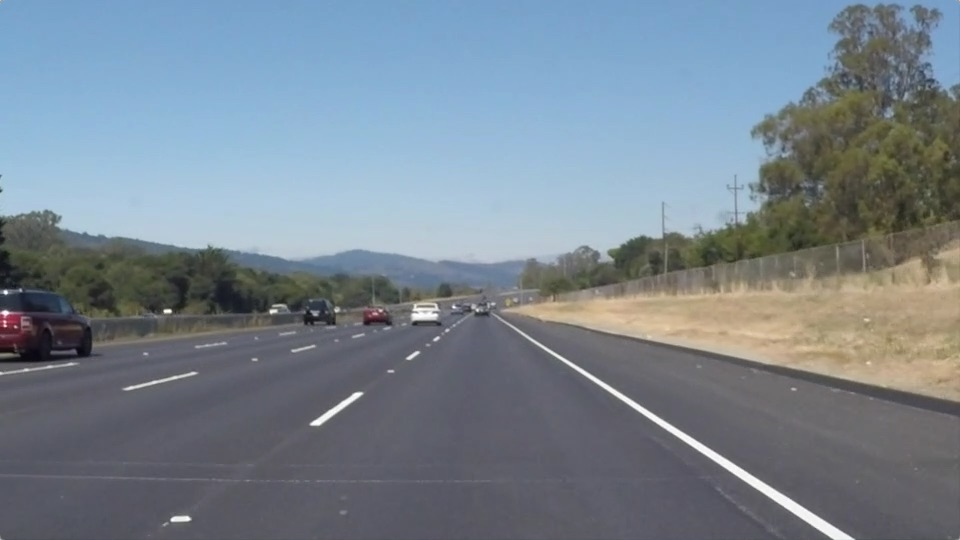
#> input picture P1-LaneLines/test_images/solidWhiteRight.jpg, 960 x 540 px
$ jupyter execute --allow-errors P1.ipynb   (shell and % lines are left out)
#> lines starting #> are read from the running program, lines starting #| are printed output that depends on the picture; after the words box and inside, x2 and y2 are one past the last pixel; in counts of white or black regions, pixels touching at a corner belong together
# Self-Driving Car Engineer Nanodegree

## Project: **Finding Lane Lines on the Road**
***
This jupyter notebook provides an interactive representation of the lane line detection pipeline applied to a series of individual images, and later applied to a video stream (really just a series of images). This notebook is meant to be interactive. For a more organized code implementation, commentary and writeup, see the [main repository](https://github.com/dcyoung/self-driving-car-ND-projects/tree/master/P1-LaneLines).

---

## Import Packages

[cell 1]
#importing some useful packages
import os
import matplotlib.pyplot as plt
import matplotlib.image as mpimg
import numpy as np
import cv2
from moviepy.editor import VideoFileClip
import math

## Read and Write an Image

[cell 2]
def read_image(filepath, bReadWithOpenCV=False):
    """ Reads an image from a file
    Args:
        The path to the image file
    Returns:
        image
    """
    if bReadWithOpenCV:
        return cv2.imread(filepath)
    return mpimg.imread(filepath)


def write_image(filepath, img, BGR=False):
    """ Writes an image to a file
    Args:
        filepath: Where to write the image
        img: The image to write
    """

    if BGR:
        rgb = cv2.cvtColor(img, cv2.COLOR_BGR2RGB)
        cv2.imwrite(filepath, rgb)
    else:
        cv2.imwrite(filepath, img)

#reading in an kimage
image = read_image('test_images/solidWhiteRight.jpg')
#> in read_image, returned value is the input picture: shape (540, 960, 3); mean R, G, B 120.3, 132.6, 143.7

#printing out some stats and plotting
print('This image is:', type(image), 'with dimensions:', image.shape)
#| This image is: <class 'numpy.ndarray'> with dimensions: (540, 960, 3)
plt.imshow(image)  # if you wanted to show a single color channel image called 'gray', for example, call as plt.imshow(gray, cmap='gray')

## Elementary Line Segments

The following class and helper methods provide operations related to elementary line segments.

[cell 3]
from sklearn.cluster import KMeans

class ESL:
    """ Elementary Line Segment """

    def __init__(self, x1, y1, x2, y2):
        """ Constructor """
        self.x1 = x1
        self.y1 = y1
        self.x2 = x2
        self.y2 = y2
        self.delta_x = self.x2 - self.x1
        if self.delta_x is 0:
            self.delta_x += np.finfo(float).eps
        self.delta_y = self.y2 - self.y1

    def get_slope(self):
        """ Computes the slope (m) from line equation y=mx+b """
        return self.delta_y / self.delta_x

    def get_bias(self):
        """ Computes the bias (b) from line equation y=mx+b """
        return self.y1 - self.get_slope() * self.x1

    def get_polar(self):
        """ Returns the polar representation of the line
        rho: closest distance from origin to the line.
        theta: angle away from horizontal
        """
        theta = math.atan2(self.delta_y, self.delta_x)
        rho = self.x1 * math.sin(theta) + self.y1 * math.cos(theta)
        return (rho, theta)


# [6 lines left out: function get_average_x, not called in this run]


def get_cluster_assignments(segments, num_clusters=2):
    """ Clusters the elementary line segments based on their polar form """
    num_segments = len(segments)
    polar_lines = np.empty((num_segments, 2))

    # Package the line's polar forms nicely in a 2d array
    for i, e in enumerate(segments):
        polar_lines[i, :] = e.get_polar()

    # Perform k-means clustering on the polar form with 2 clusters
    kmeans = KMeans(n_clusters=num_clusters, random_state=0).fit(polar_lines)
    return kmeans.labels_


def get_average_slope(segments):
    """ Averages the slope m (y = mx + b) among the segments """
    avg_slope = 0
    for e in segments:
        avg_slope += e.get_slope()
    return avg_slope / len(segments)


def get_average_bias(segments):
    """ Averages the bias b (y = mx + b) among the segments """
    avg_bias = 0
    for e in segments:
        avg_bias += e.get_bias()
    return avg_bias / len(segments)

## Helper Functions/Utils

Below are some general helper functions.

[cell 4]
# [6 lines left out: function blank_img, not called in this run]


def boolean_mask(img, mask):
    """ Applies the boolean mask to the image """
    masked = np.copy(img)
    if len(img.shape) is 2:
        masked[mask] = 0
    else:
        masked[mask] = [0, 0, 0]
    return masked


def color_threshold(img, rgb_min=[200, 200, 200], rgb_max=[255, 255, 255]):
    """ Returns an image thresholded by the color criteria """
    # Mask pixels below the threshold
    color_thresholds = (img[:, :, 0] < rgb_min[0]) | (img[:, :, 1] < rgb_min[1]) | (img[:, :, 2] < rgb_min[2]) | (
        img[:, :, 0] > rgb_max[0]) | (img[:, :, 1] > rgb_max[1]) | (img[:, :, 2] > rgb_max[2])
    return color_thresholds


def grayscale(img):
    """Applies the Grayscale transform
    This will return an image with only one color channel
    but NOTE: to see the returned image as grayscale
    (assuming your grayscaled image is called 'gray')
    you should call plt.imshow(gray, cmap='gray')"""
    return cv2.cvtColor(img, cv2.COLOR_RGB2GRAY)
    # Or use BGR2GRAY if you read an image with cv2.imread()
    # return cv2.cvtColor(img, cv2.COLOR_BGR2GRAY)


def canny(img, low_threshold, high_threshold):
    """Applies the Canny transform"""
    return cv2.Canny(img, low_threshold, high_threshold)


def gaussian_blur(img, kernel_size):
    """Applies a Gaussian Noise kernel"""
    return cv2.GaussianBlur(img, (kernel_size, kernel_size), 0)


def region_of_interest(img, vertices):
    """
    Applies an image mask.

    Only keeps the region of the image defined by the polygon
    formed from `vertices`. The rest of the image is set to black.
    """
    # defining a blank mask to start with
    mask = np.zeros_like(img)

    # defining a 3 channel or 1 channel color to fill the mask with depending on the input image
    if len(img.shape) > 2:
        channel_count = img.shape[2]  # i.e. 3 or 4 depending on your image
        ignore_mask_color = (255,) * channel_count
    else:
        ignore_mask_color = 255

    # filling pixels inside the polygon defined by "vertices" with the fill color
    cv2.fillPoly(mask, vertices, ignore_mask_color)

    # returning the image only where mask pixels are nonzero
    masked_image = cv2.bitwise_and(img, mask)
    return masked_image


def divide_segments(segments):
    """ Divides the lines into two sets """
    cluster_assignments = get_cluster_assignments(segments, num_clusters=2)
    set_1 = []
    set_2 = []
    for i, seg in enumerate(segments):
        if np.equal(cluster_assignments[i], 0):
            set_1.append(seg)
        else:
            set_2.append(seg)

    # compare the average slope to determine which set of lines is on the left
    # return left first, right second
    return (set_1, set_2) if get_average_slope(set_1) > get_average_slope(set_2) else (set_2, set_1)


def remove_unlikely_candidates(segments):
    """ Returns a new list with unlikely candidates removed """
    survivors = []
    for e in segments:
        if abs(e.get_slope()) > 0.5 and abs(e.get_slope()) < 2.0:
            survivors.append(e)
    return survivors


def draw_lines(img, lines, color=[255, 0, 0], thickness=2, y_2=None):
    """
    NOTE: this is the function you might want to use as a starting point once you want to
    average/extrapolate the line segments you detect to map out the full
    extent of the lane (going from the result shown in raw-lines-example.mp4
    to that shown in P1_example.mp4).

    Think about things like separating line segments by their
    slope ((y2-y1)/(x2-x1)) to decide which segments are part of the left
    line vs. the right line.  Then, you can average the position of each of
    the lines and extrapolate to the top and bottom of the lane.

    This function draws `lines` with `color` and `thickness`.
    Lines are drawn on the image inplace (mutates the image).
    If you want to make the lines semi-transparent, think about combining
    this function with the weighted_img() function below
    """
    if lines is None:
        return

    # [5 lines of commented-out code are left out]
    segments = [ESL(x1, y1, x2, y2) for l in lines for x1, y1, x2, y2 in l]

    segments = remove_unlikely_candidates(segments)
    if len(segments) <= 1:
        return

    # group them into left and right sets
    left_set, right_set = divide_segments(segments)

    (height, _, _) = img.shape

    m_left = get_average_slope(left_set)
    m_right = get_average_slope(right_set)
    b_left = get_average_bias(left_set)
    b_right = get_average_bias(right_set)

    # Recall y=mx+b, so x = (y-b)/m
    y_1 = height
    if y_2 is None:
        y_2 = int(round(height * 3 / 5))

    if m_left == float("inf") or m_left == float("-inf") or b_left == float("inf") or b_left == float("-inf"):
        x1_left = int(round(get_average_x(left_set)))
        x2_left = x1_left
    else:
        x1_left = int(round((y_1 - b_left) / m_left))
        x2_left = int(round((y_2 - b_left) / m_left))
    if m_right == float("inf") or m_right == float("-inf") or b_right == float("inf") or b_right == float("-inf"):
        x1_right = int(round(get_average_x(right_set)))
        x2_right = x1_right
    else:
        x1_right = int(round((y_1 - b_right) / m_right))
        x2_right = int(round((y_2 - b_right) / m_right))

    col_left = [255, 0, 0]
    col_right = [0, 0, 255]
    cv2.line(img, (x1_left, y_1), (x2_left, y_2), col_left, thickness)
    cv2.line(img, (x1_right, y_1), (x2_right, y_2), col_right, thickness)


def hough_lines(img, rho=2, theta=np.pi / 180, threshold=15, min_line_len=40, max_line_gap=20):
    """ Detect lines in an image of edges
    Args:
        img: the output of a Canny transform.
        rho: distance resolution in pixels of the Hough grid
        theta: angular resolution in radians of the Hough grid
        threshold: min num of votes (intersections in Hough grid cell)
        min_line_len:  minimum number of pixels making up a line
        max_line_gap: maximum gap in pixels between connectable line segments

    Returns:
        an image with hough lines drawn
    """
    lines = cv2.HoughLinesP(img, rho, theta, threshold, np.array(
        []), minLineLength=min_line_len, maxLineGap=max_line_gap)
    line_img = np.zeros((img.shape[0], img.shape[1], 3), dtype=np.uint8)
    draw_lines(line_img, lines)
    return line_img


def weighted_img(img, initial_img, α=0.8, β=1., λ=0.):
    """
    `img` is the output of the hough_lines(), An image with lines drawn on it.
    Should be a blank image (all black) with lines drawn on it.

    `initial_img` should be the image before any processing.

    The result image is computed as follows (Python 3 supports math symbols):

    initial_img * α + img * β + λ
    NOTE: initial_img and img must be the same shape!
    """
    if len(initial_img.shape) is 2:
        initial_img = cv2.cvtColor(initial_img, cv2.COLOR_GRAY2RGB)
    return cv2.addWeighted(initial_img, α, img, β, λ)

## Test Images

The following code lists images in the directory "test_images".

[cell 5]
import os
os.listdir("test_images/")

## Build a Lane Finding Pipeline

The following code is a pipeline run on all test_images. The code makes copies into the `test_images_output` directory.

[cell 6]
def lane_detection_pipeline(img):
    """ Detect lane lines in an input image.
    Args:
        img: The original unmodified input image.
    Returns:
        A new image with lines drawn.
    """
    # calculate shape
    (height, width, num_channels) = img.shape

    # create color masks
    white_mask = color_threshold(img, rgb_min=[150, 150, 150])
    yellow_mask = color_threshold(
        img, rgb_min=[150, 150, 0], rgb_max=[255, 255, 165])
    color_mask = white_mask & yellow_mask

    # convert image to gray scale
    gray = grayscale(img)

    # blur image with Gaussian smoothing
    blur = gaussian_blur(gray, 5)

    # Define our parameters for Canny and apply
    edges = canny(blur, 50, 150)

    # Only keep the portions that originally had white or yellow
    color_masked = boolean_mask(edges, color_mask)

    # mask everything but the region of interest
    vertices = np.array([[(0, height), (width * 6 / 13, height * 3 / 5),
                          (width * 7 / 13, height * 3 / 5), (width, height)]], dtype=np.int32)
    masked = region_of_interest(color_masked, vertices)

    # Apply Hough transform
    detected_lines = hough_lines(
        img=masked,
        rho=2,  # distance resolution in pixels of the Hough grid
        theta=np.pi / 180,  # angular resolution in radians of the Hough grid
        threshold=15,  # min num of votes (intersections in Hough grid cell)
        min_line_len=40,  # minimum number of pixels making up a line
        max_line_gap=20    # maximum gap in pixels between connectable line segments
    )

    # Overlay the detected lines on the original img
    output = weighted_img(detected_lines, img)

    return output


def run_image_test(input_dir, output_dir):
    """ Performs lane detection on the test images """
    # Create an output dir if necessary
    if not os.path.exists(output_dir):
        os.makedirs(output_dir)

    # Read the input_files into a list
    filenames = os.listdir(input_dir)

    for img_file in filenames:
        # open image
        input_img = read_image(input_dir + img_file)
        # process image
        output_img = lane_detection_pipeline(input_img)
        # save the output image
        write_image(output_dir + img_file, output_img, BGR=True)


# Actually run the test
run_image_test("./test_images/", "./test_images_output/")
#> call 2 of read_image, with filepath = './test_images/solidWhiteCurve.jpg', bReadWithOpenCV = False
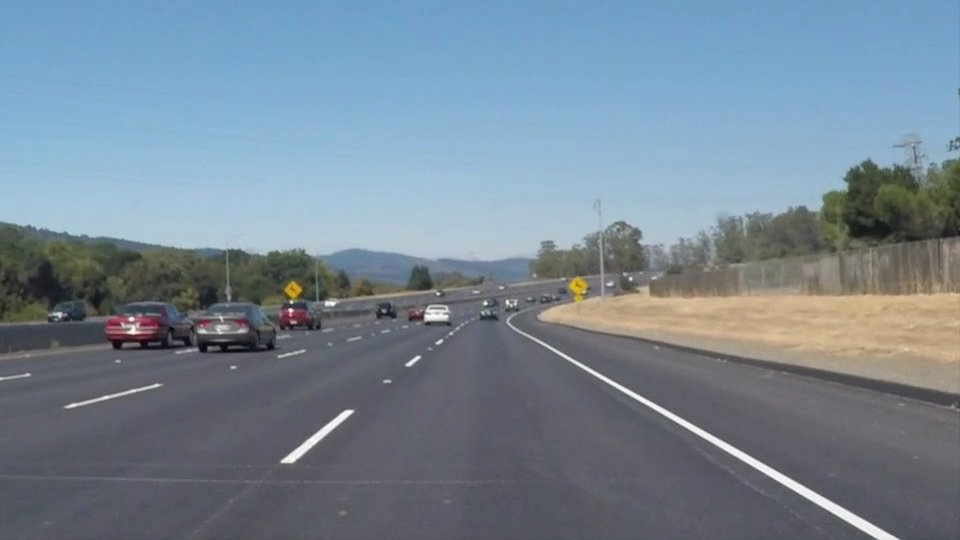
#> input picture P1-LaneLines/test_images/solidWhiteCurve.jpg, 960 x 540 px
#> in read_image, returned value is the input picture: shape (540, 960, 3); mean R, G, B 118.5, 134.5, 148.1
#> in color_threshold, `color_thresholds = (img[:, :, 0] < rgb_min[0]) | (img[:, :, 1] < rgb_m..`:
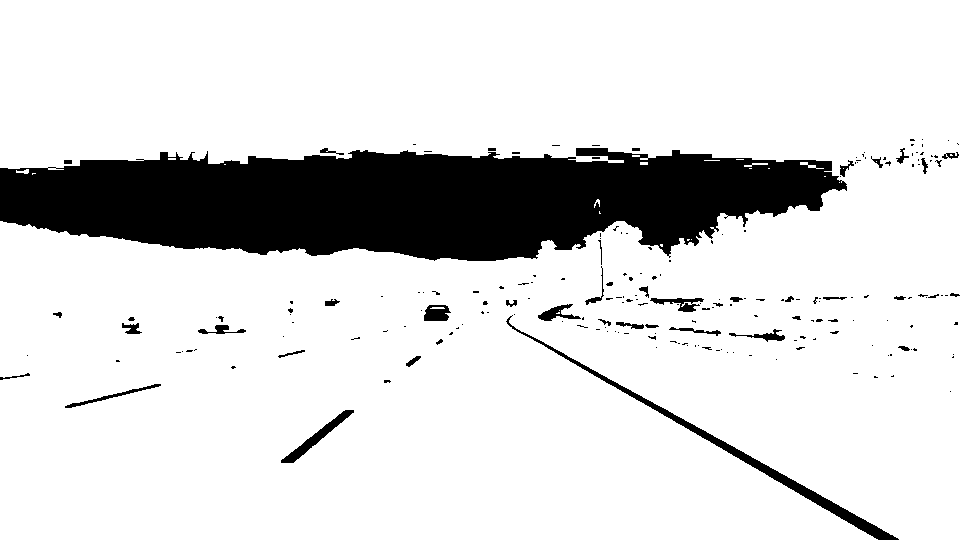
#> color_thresholds: shape (540, 960) bool; 85.2% white; 206 black regions (160 under 20 px), largest, box (x1, y1, x2, y2) and area: (0, 148, 847, 261) 68555, (506, 315, 899, 540) 2882, (281, 410, 354, 463) 696
#> in color_threshold (call 2), `color_thresholds = (img[:, :, 0] < rgb_min[0]) | (img[:, :, 1] < rgb_m..`:
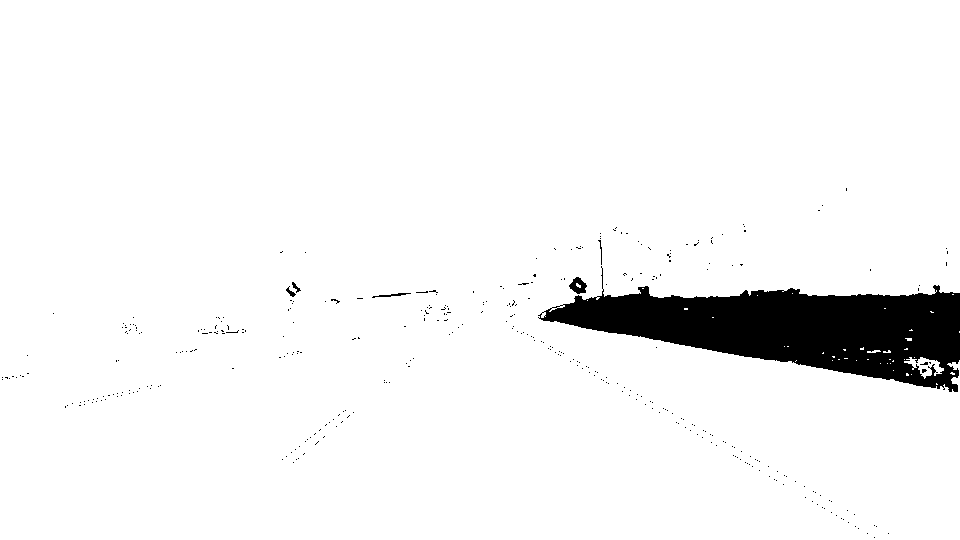
#> color_thresholds: shape (540, 960) bool; 95% white; 369 black regions (363 under 20 px), largest, box (x1, y1, x2, y2) and area: (538, 266, 960, 392) 24757, (569, 277, 587, 294) 181, (372, 293, 411, 298) 71, (286, 286, 296, 297) 41, (292, 282, 301, 293) 37, (598, 240, 602, 265) 30
#> in lane_detection_pipeline, `color_mask = white_mask & yellow_mask`:
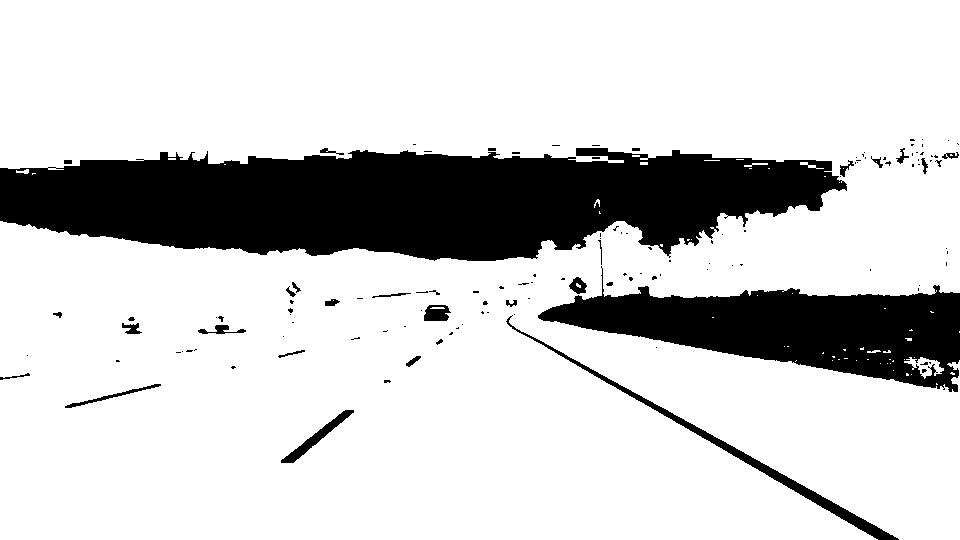
#> color_mask: shape (540, 960) bool; 80.8% white; 128 black regions (95 under 20 px), largest, box (x1, y1, x2, y2) and area: (0, 148, 847, 261) 68555, (538, 266, 960, 392) 24836, (506, 315, 899, 540) 2882
#> in grayscale, `return cv2.cvtColor(img, cv2.COLOR_RGB2GRAY)`:
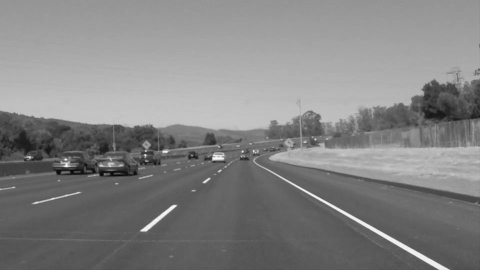
#> returned value: shape (540, 960) (shown at 1/2 size); min 5, max 255, mean 131.2
#> in boolean_mask, `masked[mask] = 0`:
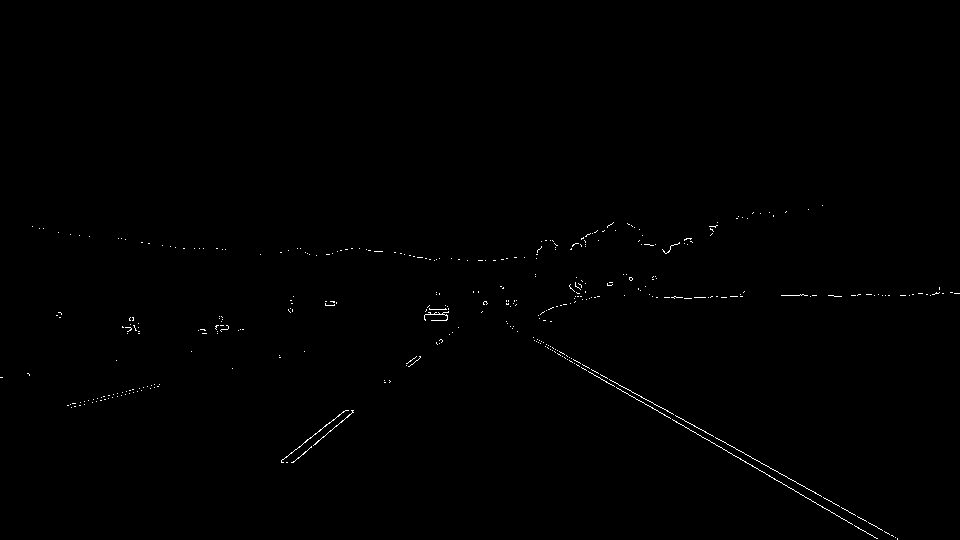
#> masked: shape (540, 960); 0.35% white in thin lines or dots, all inside (x1, y1, x2, y2) = (0, 205, 960, 540)
#> in region_of_interest, `cv2.fillPoly(mask, vertices, ignore_mask_color)`:
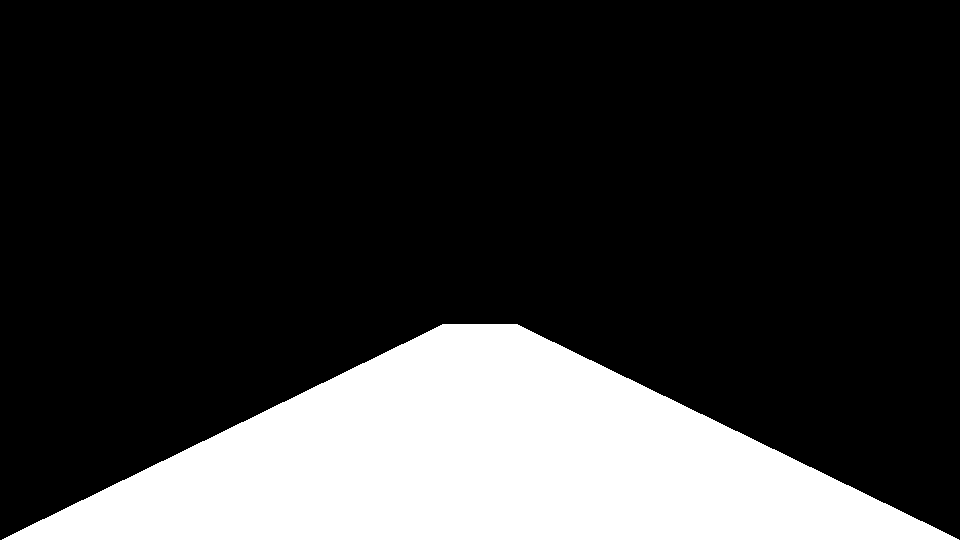
#> mask: shape (540, 960); 21.5% white; 1 white region, box (x1, y1, x2, y2) and area: (2, 324, 959, 540) 111575
#> (the rest of the program and of its run is left out)
